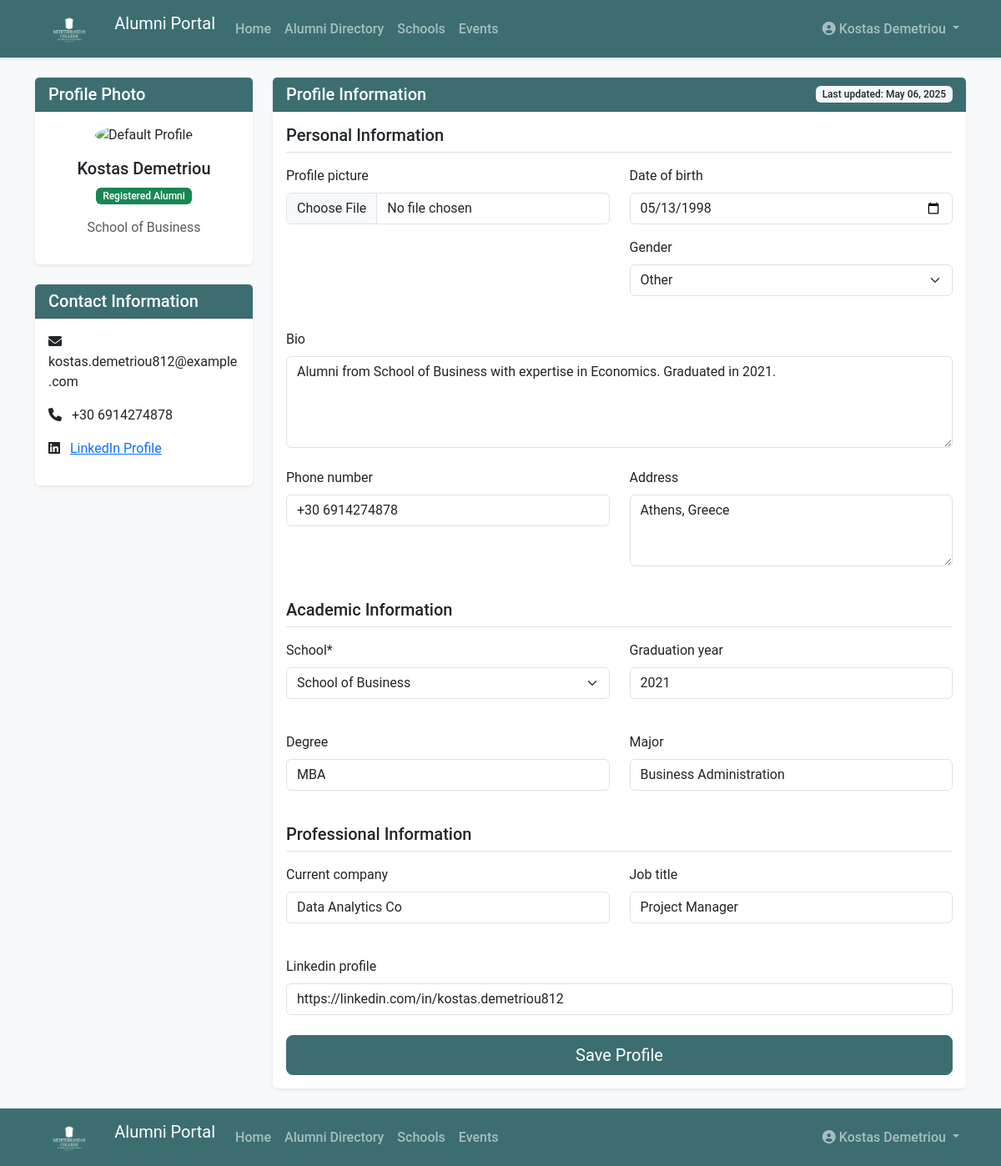
Screenshot of /alumni/profile/ (signed in) with the database file from the repository.
### alumni/models.py (models this page shows, shortened)
class AlumniProfile(models.Model):
    STATUS_CHOICES = (
        ('applied', 'Applied Alumni'),
        ('registered', 'Registered Alumni'),
    )
    GENDER_CHOICES = (
        ('M', 'Male'),
        ('F', 'Female'),
        ('O', 'Other'),
        ('P', 'Prefer not to say'),
    )
    user = models.OneToOneField(User, on_delete=models.CASCADE)
    school = models.ForeignKey(School, on_delete=models.SET_NULL, null=True, related_name='alumni')
    status = models.CharField(max_length=20, choices=STATUS_CHOICES, default='applied')
    profile_picture = models.ImageField(upload_to='profile_pics', blank=True, null=True)
    date_of_birth = models.DateField(null=True, blank=True)
    gender = models.CharField(max_length=1, choices=GENDER_CHOICES, blank=True)
    bio = models.TextField(blank=True)
    phone_number = models.CharField(max_length=20, blank=True)
    address = models.TextField(blank=True)
    graduation_year = models.IntegerField(null=True, blank=True)
    degree = models.CharField(max_length=100, blank=True)
    major = models.CharField(max_length=100, blank=True)
    current_company = models.CharField(max_length=100, blank=True)
    job_title = models.CharField(max_length=100, blank=True)
    linkedin_profile = models.URLField(blank=True)
    created_at = models.DateTimeField(auto_now_add=True)
    updated_at = models.DateTimeField(auto_now=True)
    class Meta:
        ordering = ['-updated_at']

class School(models.Model):
    name = models.CharField(max_length=100)
    description = models.TextField(blank=True)
    def __str__(self):
        return self.name
    class Meta:
        ordering = ['name']

### alumni/views.py (the view)
# urls.py: path('profile/', views.profile, name='profile'),
@login_required
def profile(request):
    profile = get_object_or_404(AlumniProfile, user=request.user)
    if request.method == 'POST':
        form = AlumniProfileForm(request.POST, request.FILES, instance=profile)
        if form.is_valid():
            form.save()
            messages.success(request, 'Your profile has been updated!')
            return redirect('alumni:profile')
    else:
        form = AlumniProfileForm(instance=profile)
    return render(request, 'alumni/profile.html', {
        'profile': profile,
        'form': form
    })

### alumni/forms.py (shortened to what this page needs)
class AlumniProfileForm(forms.ModelForm):
    class Meta:
        model = AlumniProfile
        exclude = ['user', 'status', 'created_at', 'updated_at']
        widgets = {
            'date_of_birth': forms.DateInput(attrs={'type': 'date', 'class': 'form-control'}),
            'gender': forms.Select(attrs={'class': 'form-control'}),
            'bio': forms.Textarea(attrs={'rows': 4, 'class': 'form-control'}),
            'phone_number': forms.TextInput(attrs={'class': 'form-control'}),
            'address': forms.Textarea(attrs={'rows': 3, 'class': 'form-control'}),
            'graduation_year': forms.NumberInput(attrs={'class': 'form-control'}),
            'degree': forms.TextInput(attrs={'class': 'form-control'}),
            'major': forms.TextInput(attrs={'class': 'form-control'}),
            'current_company': forms.TextInput(attrs={'class': 'form-control'}),
            'job_title': forms.TextInput(attrs={'class': 'form-control'}),
            'linkedin_profile': forms.URLInput(attrs={'class': 'form-control'}),
            'school': forms.Select(attrs={'class': 'form-control'}),
            'profile_picture': forms.FileInput(attrs={'class': 'form-control'}),
        }

### templates/alumni/profile.html (shortened to what this page needs)
{% extends 'base.html' %}
{% load crispy_forms_tags %}
{% block content %}
<div class="row">
    <div class="col-md-3">
        <div class="card mb-4">
            <div class="card-header bg-primary text-white">
                <h5 class="card-title mb-0">Profile Photo</h5>
            </div>
            <div class="card-body text-center">
                {% if profile.profile_picture %}
                    <img src="{{ profile.profile_picture.url }}" alt="{{ profile.user.get_full_name }}" class="img-fluid rounded-circle mb-3" style="max-width: 150px;">
                {% else %}
                    <img src="/static/images/default-profile.png" alt="Default Profile" class="img-fluid rounded-circle mb-3" style="max-width: 150px;">
                {% endif %}
                <h5>{{ profile.user.get_full_name|default:profile.user.username }}</h5>
                <p class="badge {% if profile.status == 'registered' %}bg-success{% else %}bg-warning{% endif %}">
                    {{ profile.get_status_display }}
                </p>
                {% if profile.school %}
                    <p class="text-muted">{{ profile.school.name }}</p>
                {% endif %}
            </div>
        </div>
        <div class="card mb-4">
            <div class="card-header bg-primary text-white">
                <h5 class="card-title mb-0">Contact Information</h5>
            </div>
            <div class="card-body">
                <p><i class="fas fa-envelope me-2"></i> {{ profile.user.email }}</p>
                {% if profile.phone_number %}
                    <p><i class="fas fa-phone me-2"></i> {{ profile.phone_number }}</p>
                {% endif %}
                {% if profile.linkedin_profile %}
                    <p>
                        <i class="fab fa-linkedin me-2"></i>
                        <a href="{{ profile.linkedin_profile }}" target="_blank">LinkedIn Profile</a>
                    </p>
                {% endif %}
            </div>
        </div>
    </div>
    <div class="col-md-9">
        <div class="card mb-4">
            <div class="card-header bg-primary text-white d-flex justify-content-between align-items-center">
                <h5 class="card-title mb-0">Profile Information</h5>
                <span class="badge bg-light text-dark">Last updated: {{ profile.updated_at|date:"F d, Y" }}</span>
            </div>
            <div class="card-body">
                <form method="POST" enctype="multipart/form-data">
                    <h5 class="border-bottom pb-2 mb-3">Personal Information</h5>
                    <div class="row mb-4">
                        <div class="col-md-6">
                            {{ form.profile_picture|as_crispy_field }}
                        </div>
                        <div class="col-md-6">
                            {{ form.date_of_birth|as_crispy_field }}
                            {{ form.gender|as_crispy_field }}
                        </div>
                    </div>
                    <div class="mb-4">
                        {{ form.bio|as_crispy_field }}
                    </div>
                    <div class="row mb-4">
                        <div class="col-md-6">
                            {{ form.phone_number|as_crispy_field }}
                        </div>
                        <div class="col-md-6">
                            {{ form.address|as_crispy_field }}
                        </div>
                    </div>
                    <h5 class="border-bottom pb-2 mb-3">Academic Information</h5>
                    <div class="row mb-4">
                        <div class="col-md-6">
                            {{ form.school|as_crispy_field }}
                        </div>
                        <div class="col-md-6">
                            {{ form.graduation_year|as_crispy_field }}
                        </div>
                    </div>
                    <div class="row mb-4">
                        <div class="col-md-6">
                            {{ form.degree|as_crispy_field }}
                        </div>
                        <div class="col-md-6">
                            {{ form.major|as_crispy_field }}
                        </div>
                    </div>
                    <h5 class="border-bottom pb-2 mb-3">Professional Information</h5>
                    <div class="row mb-4">
                        <div class="col-md-6">
                            {{ form.current_company|as_crispy_field }}
                        </div>
                        <div class="col-md-6">
                            {{ form.job_title|as_crispy_field }}
                        </div>
                    </div>
                    <div class="mb-4">
                        {{ form.linkedin_profile|as_crispy_field }}
                    </div>
                    <div class="d-grid gap-2">
                        <button type="submit" class="btn btn-primary btn-lg">Save Profile</button>
                    </div>
                </form>
            </div>
        </div>
    </div>
</div>
{% endblock %}

### templates/includes/navbar.html (shortened to what this page needs)
<nav class="navbar navbar-expand-lg navbar-dark bg-primary">
    <div class="container">
        <a class="navbar-brand" href="{% url 'home' %}">
            <img src="/static/images/logo.png" alt="Mediterranean College" height="40" class="d-inline-block align-text-top me-2">
            Alumni Portal
        </a>
        <div class="collapse navbar-collapse" id="navbarNav">
            <ul class="navbar-nav me-auto">
                <li class="nav-item">
                    <a class="nav-link {% if request.path == '/' %}active{% endif %}" href="{% url 'home' %}">Home</a>
                </li>
                <li class="nav-item">
                    <a class="nav-link {% if '/alumni/directory/' in request.path %}active{% endif %}" href="{% url 'alumni:alumni_list' %}">Alumni Directory</a>
                </li>
                <li class="nav-item">
                    <a class="nav-link {% if '/alumni/schools/' in request.path %}active{% endif %}" href="{% url 'alumni:school_list' %}">Schools</a>
                </li>
                <li class="nav-item">
                    <a class="nav-link {% if '/alumni/events/' in request.path %}active{% endif %}" href="{% url 'alumni:event_list' %}">Events</a>
                </li>
            </ul>
            <ul class="navbar-nav ms-auto">
                {% if user.is_authenticated %}
                    <li class="nav-item dropdown">
                        <a class="nav-link dropdown-toggle" href="#" id="navbarDropdown" role="button"
                           data-bs-toggle="dropdown" aria-expanded="false">
                            <i class="fas fa-user-circle"></i> {{ user.get_full_name|default:user.username }}
                        </a>
                    </li>
                {% endif %}
            </ul>
        </div>
    </div>
</nav>

### templates/includes/footer.html (shortened to what this page needs)
<nav class="navbar navbar-expand-lg navbar-dark bg-primary">
    <div class="container">
        <a class="navbar-brand" href="{% url 'home' %}">
            <img src="/static/images/logo.png" alt="Mediterranean College" height="40" class="d-inline-block align-text-top me-2">
            Alumni Portal
        </a>
        <div class="collapse navbar-collapse" id="navbarNav">
            <ul class="navbar-nav me-auto">
                <li class="nav-item">
                    <a class="nav-link {% if request.path == '/' %}active{% endif %}" href="{% url 'home' %}">Home</a>
                </li>
                <li class="nav-item">
                    <a class="nav-link {% if '/alumni/directory/' in request.path %}active{% endif %}" href="{% url 'alumni:alumni_list' %}">Alumni Directory</a>
                </li>
                <li class="nav-item">
                    <a class="nav-link {% if '/alumni/schools/' in request.path %}active{% endif %}" href="{% url 'alumni:school_list' %}">Schools</a>
                </li>
                <li class="nav-item">
                    <a class="nav-link {% if '/alumni/events/' in request.path %}active{% endif %}" href="{% url 'alumni:event_list' %}">Events</a>
                </li>
            </ul>
            <ul class="navbar-nav ms-auto">
                {% if user.is_authenticated %}
                    <li class="nav-item dropdown">
                        <a class="nav-link dropdown-toggle" href="#" id="navbarDropdown" role="button"
                           data-bs-toggle="dropdown" aria-expanded="false">
                            <i class="fas fa-user-circle"></i> {{ user.get_full_name|default:user.username }}
                        </a>
                    </li>
                {% endif %}
            </ul>
        </div>
    </div>
</nav>

### static/css/styles.css (style rules this page uses)
:root { --primary-color: #3c6e71; --secondary-color: #284b63; --accent-color: #d9d9d9; --text-color: #333333; --light-color: #ffffff; --dark-color: #1a1a1a; --success-color: #28a745; --warning-color: #ffc107; --danger-color: #dc3545; --info-color: #17a2b8; }
body { font-family: 'Roboto', 'Segoe UI', Arial, sans-serif; color: var(--text-color); background-color: #f8f9fa; padding-bottom: 0; min-height: 100vh; display: flex; flex-direction: column; }
.bg-primary { background-color: var(--primary-color) !important; }
.btn-primary { background-color: var(--primary-color); border-color: var(--primary-color); }
.navbar { box-shadow: 0 2px 4px rgba(0, 0, 0, 0.1); }
.navbar-brand img { filter: brightness(0) invert(1); }
.nav-link { font-weight: 500; }
.card { border: none; box-shadow: 0 0.125rem 0.25rem rgba(0, 0, 0, 0.075); transition: transform 0.2s, box-shadow 0.2s; margin-bottom: 1.5rem; }
.card-header { font-weight: 600; }
.badge { font-weight: 500; }

### rows the page displays
AlumniProfile: user.get_full_name "Kostas Demetriou", status "Registered Alumni", school.name "School of Business", user.email "kostas.demetriou812@example.com", phone_number "+30 6914274878", updated_at "May 06, 2025", date_of_birth "05/13/1998", gender "Other", bio "Alumni from School of Business with expertise in Economics. Graduated in 2021.", address "Athens, Greece", school "School of Business", graduation_year "2021", degree "MBA", major "Business Administration", current_company "Data Analytics Co", job_title "Project Manager", linkedin_profile "https://linkedin.com/in/kostas.demetriou812"

### other values shown
{{ user.get_full_name|default:user.username }} "Kostas Demetriou"
